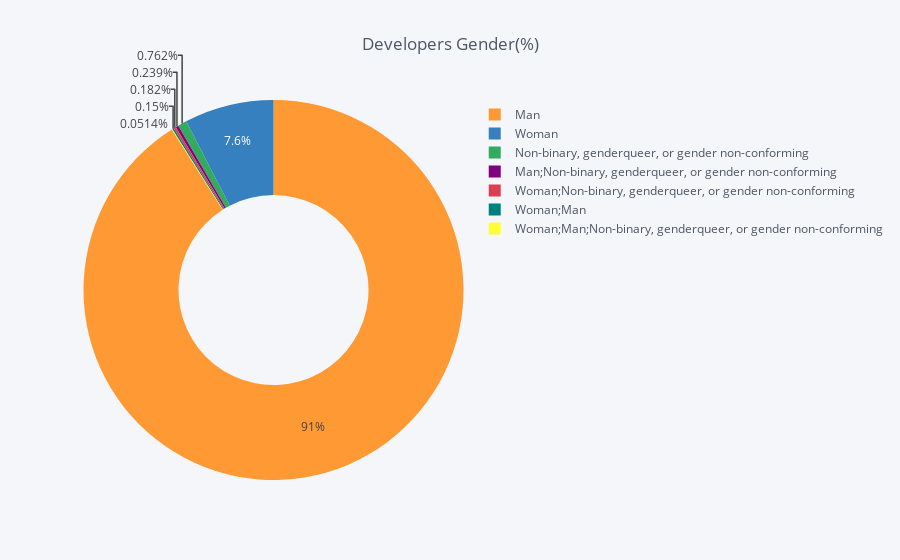

Notebook source saved alongside this figure:
### Code cell
temp = data['Gender'].value_counts()
df = pd.DataFrame({'labels': temp.index,
                   'values': temp.values
                  })
df.iplot(kind='pie',labels='labels',values='values', title='Developers Gender(%)', hole = 0.5)

### Figure 1 — Plotly figure (JSON) as saved in the notebook; plotly's stock layout.template omitted (floating-point values rounded to 4 significant figures)
{"data": [{"hole": 0.5, "labels": ["Man", "Woman", "Non-binary, genderqueer, or gender non-conforming", "Man;Non-binary, genderqueer, or gender non-conforming", "Woman;Non-binary, genderqueer, or gender non-conforming", "Woman;Man", "Woman;Man;Non-binary, genderqueer, or gender non-conforming"], "marker": {"colors": ["rgba(255, 153, 51, 1.0)", "rgba(55, 128, 191, 1.0)", "rgba(50, 171, 96, 1.0)", "rgba(128, 0, 128, 1.0)", "rgba(219, 64, 82, 1.0)", "rgba(0, 128, 128, 1.0)", "rgba(255, 255, 51, 1.0)"]}, "name": "", "type": "pie", "values": [46013, 3844, 385, 121, 92, 76, 26]}], "layout": {"legend": {"bgcolor": "#F5F6F9", "font": {"color": "#4D5663"}}, "paper_bgcolor": "#F5F6F9", "plot_bgcolor": "#F5F6F9", "title": "Developers Gender(%)", "titlefont": {"color": "#4D5663"}}}
